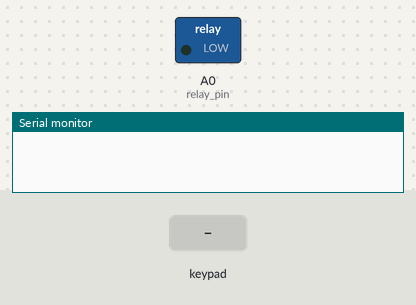
Simulated run of this sketch. Board: Arduino Uno, built with avr-gcc and run on an emulated ATmega328P. On the bench: switched loads named in the sketch (green lamp = pin HIGH), the last lines printed to the serial monitor. The inputs (shaded band) are chosen by the test bench.

Above: at 1.2 s.
1.3 s: keypad keys 9 8 7 6 # pressed 0.4 s apart
At 3.5 s:
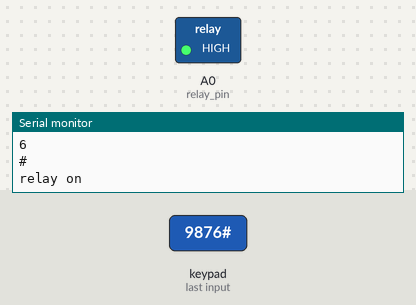
Timing chart, 0 to 5.0 s (numbered marks = the images above; inputs shaded):
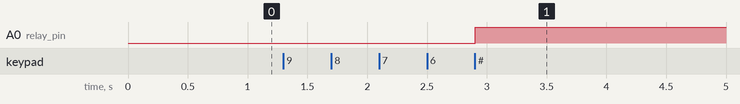

Measured:
- after the input at 1.3 s, A0 (relay_pin): LOW → HIGH after 1.6 s

The sketch:

timer_switch.ino
```cpp
#include <Keypad.h>

int relay_pin = A0;

long int timer = 0;

const int ROW_NUM = 4; //four rows
const int COLUMN_NUM = 3; //three columns

char keys[ROW_NUM][COLUMN_NUM] = {
  {'1', '2', '3'},
  {'4', '5', '6'},
  {'7', '8', '9'},
  {'*', '0', '#'}
};

byte pin_rows[ROW_NUM] = {9, 8, 7, 6}; //connect to the row pinouts of the keypad
byte pin_column[COLUMN_NUM] = {5, 4, 3}; //connect to the column pinouts of the keypad

Keypad keypad = Keypad( makeKeymap(keys), pin_rows, pin_column, ROW_NUM, COLUMN_NUM );


String input_value;

void setup() {

  pinMode(relay_pin, OUTPUT);


  Serial.begin(9600);
  input_value.reserve(32); // maximum input characters is 33, change if needed
}

void loop() {
  char key = keypad.getKey();

  if (key) {
    Serial.println(key);

    if (key == '*') {
      input_value = ""; // clear input value
    } else if (key == '#') {

      timer = input_value.toInt();


     timer = timer * 1000; //time in seconds
      //timer = timer * 1000 * 60; //time in minuts
     // timer = timer * 1000 * 60 * 60; //time in hours

      digitalWrite(relay_pin, HIGH);
      Serial.println("relay on");

      delay(timer);
      digitalWrite(relay_pin, LOW);
      Serial.println("relay off");

      timer = 0;


      input_value = ""; // clear input value
    } else {
      input_value += key; // append new character to input value string
    }
  }
}
```
